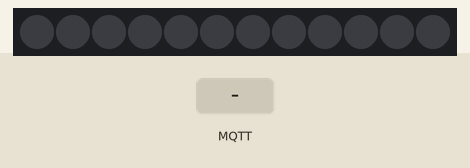
Simulated run of this sketch. Board: ESP8266 (NodeMCU). On the bench: 12 RGB LEDs in strip order, left to right. The inputs (shaded band) are chosen by the test bench. WiFi joins after 1.5 s; servers stay silent unless stated; no MQTT or app messages arrive unless stated; what the sketch prints to the serial monitor is not drawn.

Above: at 2.7 s.
2.8 s: MQTT message "5" arrives on the first subscribed topic
At 3.5 s:
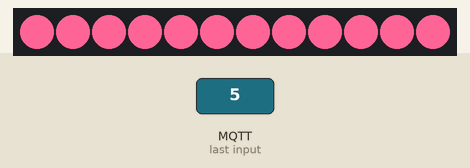
4.3 s: MQTT message "90" arrives on the first subscribed topic
At 4.8 s:
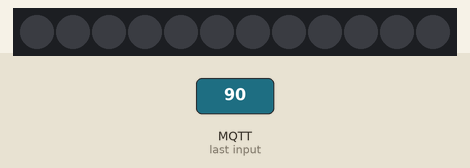
5.8 s: MQTT message "1" arrives on the first subscribed topic
At 6.2 s:
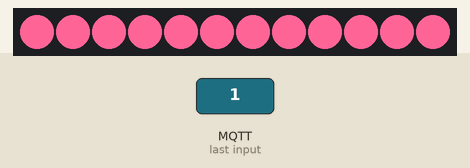
7.3 s: MQTT message "200" arrives on the first subscribed topic
At 7.6 s:
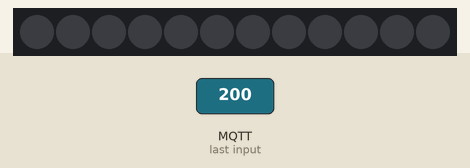
Timing chart, 0 to 9.8 s (numbered marks = the images above; inputs shaded):
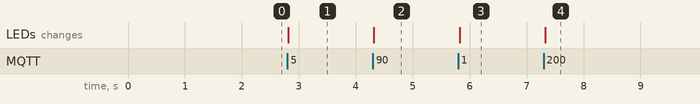

Measured:
- after the input at 2.8 s, the LEDs: change at once (image 1)
- after the input at 4.3 s, the LEDs: change at once (image 2)
- after the input at 5.8 s, the LEDs: change at once (image 3)
- after the input at 7.3 s, the LEDs: change at once (image 4)

The sketch:

LightBoardBCode.ino
```cpp
#include <ESP8266WiFi.h>
#include <PubSubClient.h>
#include<Adafruit_NeoPixel.h>
#include <string.h>
//#define ledPin 15
//#define ledNum 12

  int a;
  int b;
  int c;
  float i=0;
  unsigned long pre_Time = 0;
  unsigned long currentMillis = 0;


char command[23];
const char* ssid = "AndroidHotspot8568";
const char* password= "10239160";
const char* mqttServer = "54.198.221.28";
const int   mqttPort = 1883;
//unsigned long pre_Time = 0;


WiFiClient espClient;
PubSubClient client(espClient);
Adafruit_NeoPixel pixels;
void setup() {
  Serial.begin(115200);
  pixels=Adafruit_NeoPixel(12,15,NEO_GRB+NEO_KHZ800);
  pixels.begin();
  ESP.eraseConfig();
  WiFi.begin(ssid, password);

  while (WiFi.status() != WL_CONNECTED){
    delay(500);
    Serial.println("Connecting to WiFi..");
  }
  Serial.println("Connected to the WiFi network");

  client.setServer(mqttServer, mqttPort);
  client.setCallback(callback);

  while(!client.connected()){
    Serial.println("Connecting to MQTT...");

    if(client.connect("ESP8266Client boardB")){
      Serial.println("connected");
    }else{
      Serial.print("failed with state "); Serial.println(client.state());
      delay(2000);
    }
  }
  if(client.subscribe("heum/2016146044/evt/light")) {
    Serial.println("Subscription Valid !");
  }
}

void loop() {
//  ESP.wdtDisable();
  client.loop();
  delay(50);
//  pixels.show();
}

void callback(char* topic, byte* payload, unsigned int length){

  Serial.print("Message arrived in topic: ");
  Serial.println(topic);

  Serial.print("Message:");
  for (int i=0 ; i<length ; i++){
    Serial.print((char)payload[i]);
    command[i] = (char)payload[i];
  }
  Serial.println("\n--------------------");
  int light = atoi(command);


  if(light<=10){

      pixels.setPixelColor(0, pixels.Color(255,100,150));
      pixels.setPixelColor(1, pixels.Color(255,100,150));
      pixels.setPixelColor(2, pixels.Color(255,100,150));
      pixels.setPixelColor(3, pixels.Color(255,100,150));
      pixels.setPixelColor(4, pixels.Color(255,100,150));
      pixels.setPixelColor(5, pixels.Color(255,100,150));
      pixels.setPixelColor(6, pixels.Color(255,100,150));
      pixels.setPixelColor(7, pixels.Color(255,100,150));
      pixels.setPixelColor(8, pixels.Color(255,100,150));
      pixels.setPixelColor(9, pixels.Color(255,100,150));
      pixels.setPixelColor(10, pixels.Color(255,100,150));
      pixels.setPixelColor(11, pixels.Color(255,100,150));

    pixels.show();
    Serial.print("On Msg rcv");
  }
  else{
    pixels.setPixelColor(0, pixels.Color(0,0,0));
    pixels.setPixelColor(1, pixels.Color(0,0,0));
    pixels.setPixelColor(2, pixels.Color(0,0,0));
    pixels.setPixelColor(3, pixels.Color(0,0,0));
    pixels.setPixelColor(4, pixels.Color(0,0,0));
    pixels.setPixelColor(5, pixels.Color(0,0,0));
    pixels.setPixelColor(6, pixels.Color(0,0,0));
    pixels.setPixelColor(7, pixels.Color(0,0,0));
    pixels.setPixelColor(8, pixels.Color(0,0,0));
    pixels.setPixelColor(9, pixels.Color(0,0,0));
    pixels.setPixelColor(10, pixels.Color(0,0,0));
    pixels.setPixelColor(11, pixels.Color(0,0,0));
    pixels.show();
    Serial.print("Off Msg rcv");
  }
}
```
